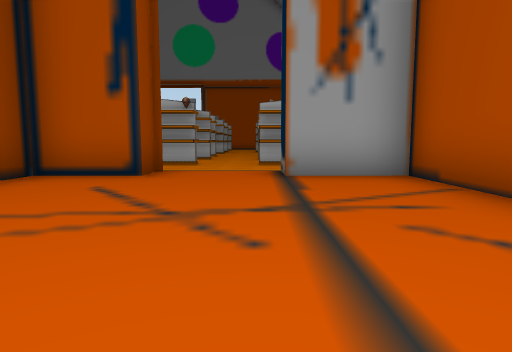
View 1 (above)

21 first-person views from a walk through a Unity game level. The camera is 1.3 m above the floor, tilts 6° down and sees 75° across. The floor is counted in squares, 2.5 m on a side. Each view is taken from the middle of a square. On the plan, view 1 faces up. The plan holds only what a view shows up to about 9 squares ahead; the rest is blank. The place goes on beyond the plan. The player is left out. Some surface patterns are stand-ins.

View 2
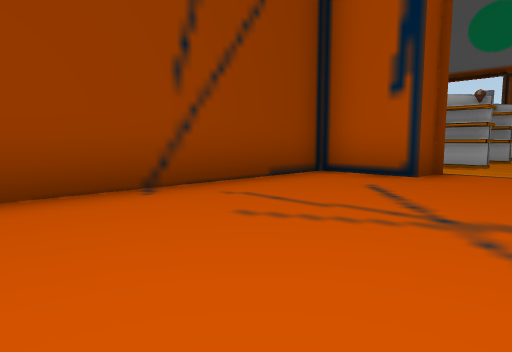

View 3
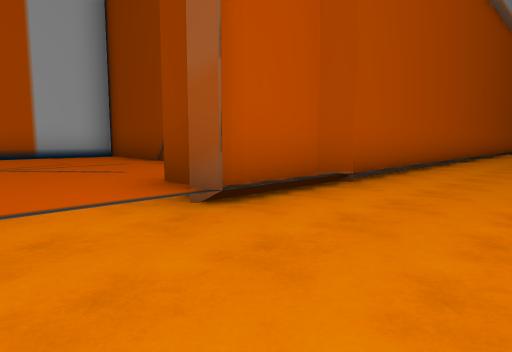

View 4
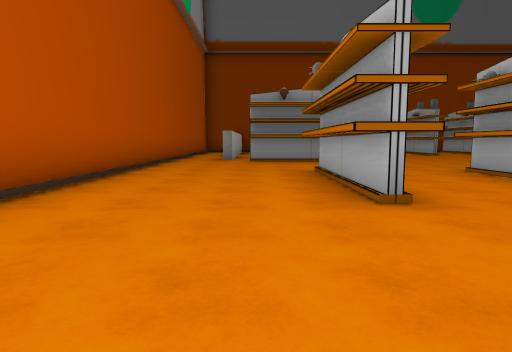

View 5
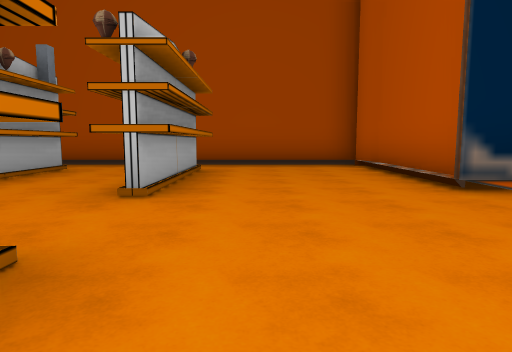

View 6
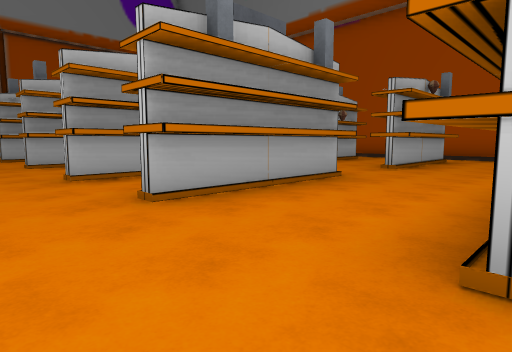

View 7
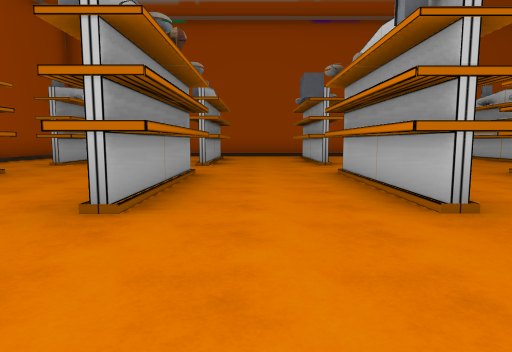

View 8
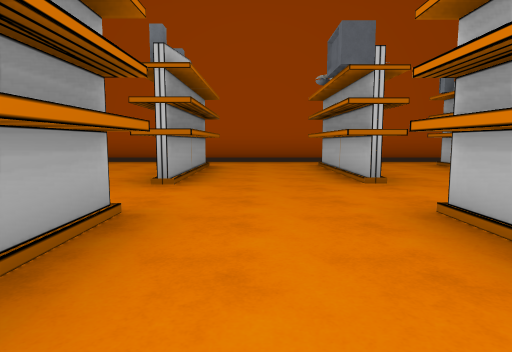

View 9
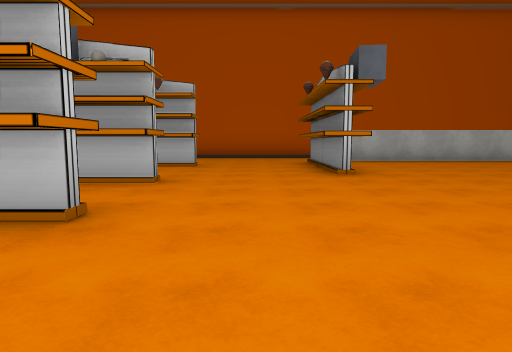

View 10
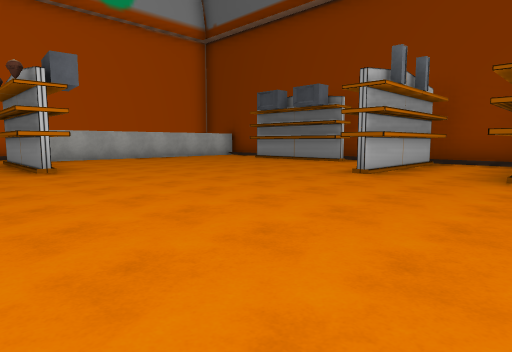

View 11
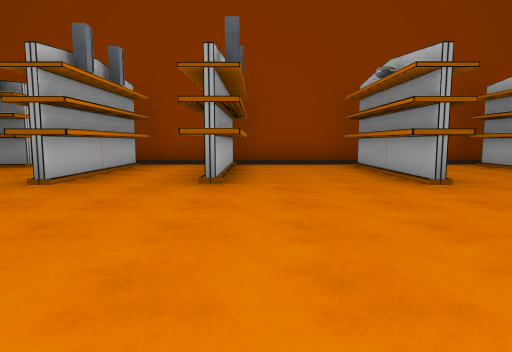

View 12
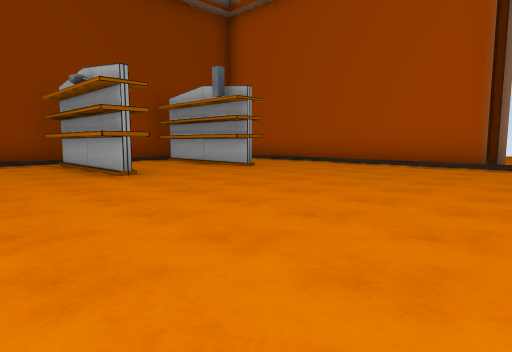

View 13
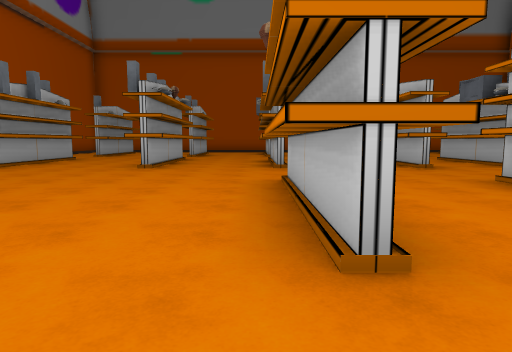

View 14
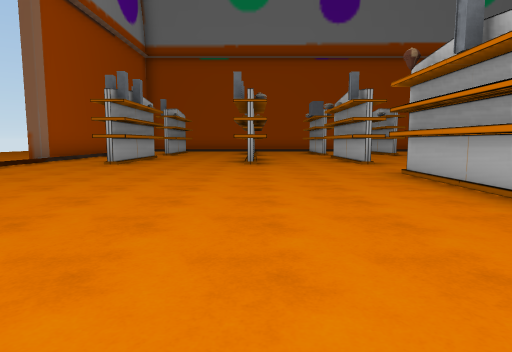

View 15
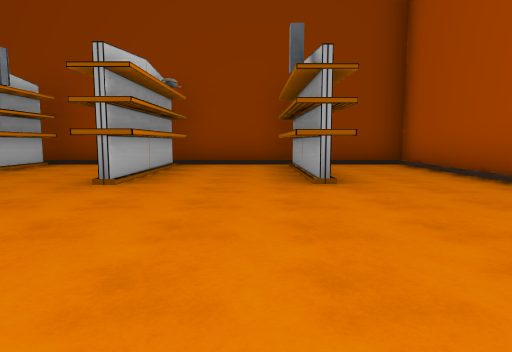

View 16
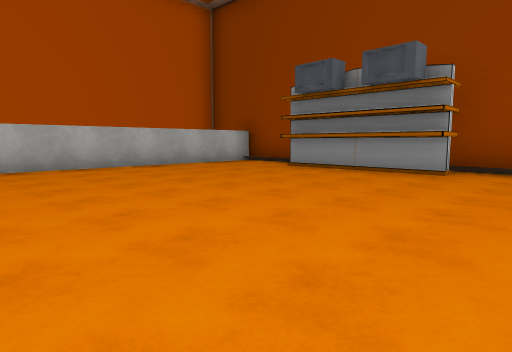

View 17
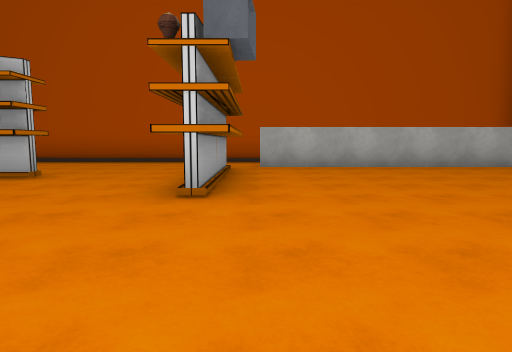

View 18
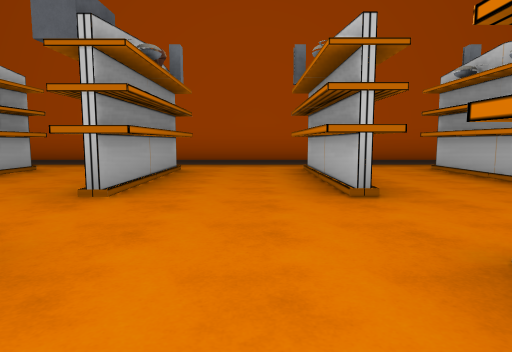

View 19
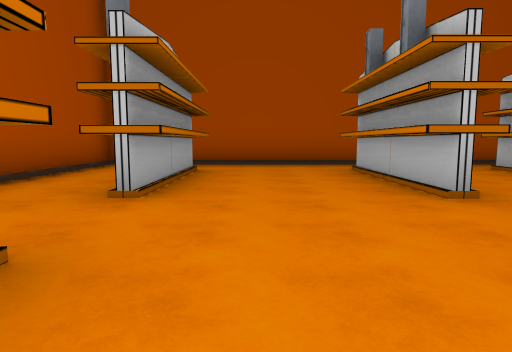

View 20
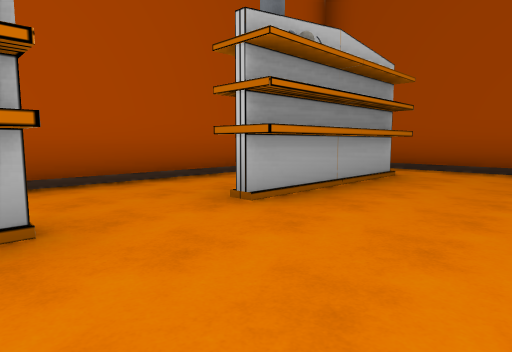

View 21
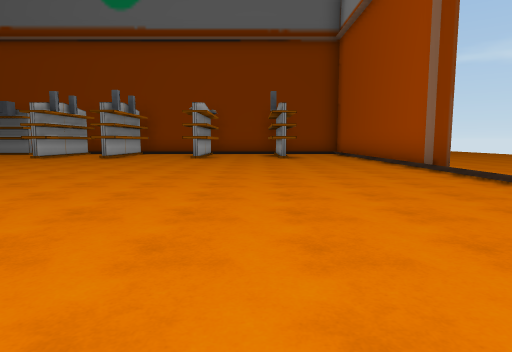

### Floor plan
Key: @ floor where view 1 was taken; # wall or solid block; . main floor; : floor 0.25 m higher than the main floor; / step, stairs or slope; O other object.
Columns run from 20 left of view 1 to 5 right of it. Each row starts with its distance up from view 1.
 25  ########       #########
 24 #///////#       #/ //////#
 23 #/...................... #
 22 #OOOO...........OOO..OO#/
 21 #......................./#
 20 #......................./#
 19 #OOOO...........OOO.OOO#/#
 18 #......................./#
 17 #..........#O#..#O#..#O#/#
 16 ##OOO.................../#
 15 #......................./#
 14 #OOOO......OO#..OOO..OO#/#
 13 #...........  ........../#
 12 #O.........OOO..OOO.OOOO/#
 11  O......O.............../#
 10  O......O.............../#
  9 #.......O..OOO..OOO..OO#/#
  8 #.......O.............../#
  7 ########................/#
  6  ////////////////////////#
  5        ############::####
  4                 #::::::#
  3                 #::::::#
  2                 #::::::
  1                 #:::::
  0                 #:::@
 -1                 ####

Positions as (right, up) in squares from view 1, and headings:
1: (0, 0), facing up
2: (0, 0), facing up-left
3: (0, 8), facing down-left
4: (-4, 8), facing left
5: (-3, 8), facing right
6: (-6, 9), facing up-right
7: (-7, 18), facing right
8: (-4, 18), facing right
9: (-11, 16), facing down
10: (-11, 17), facing down-left
11: (-12, 17), facing left
12: (-11, 17), facing up-left
13: (-11, 17), facing right
14: (-12, 19), facing right
15: (-12, 21), facing left
16: (-13, 14), facing down-left
17: (-13, 14), facing down
18: (-3, 15), facing right
19: (-3, 21), facing right
20: (-2, 20), facing up-right
21: (-6, 21), facing left
